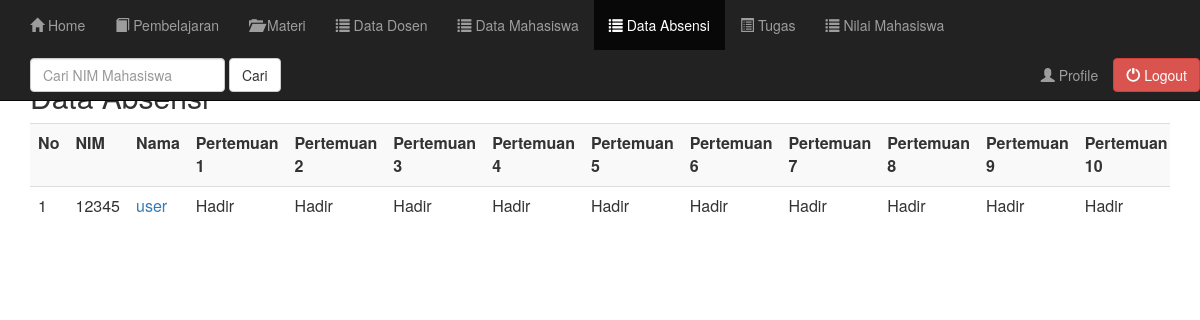
The page /dosen/absen.php (signed in) on the database as committed earlier.
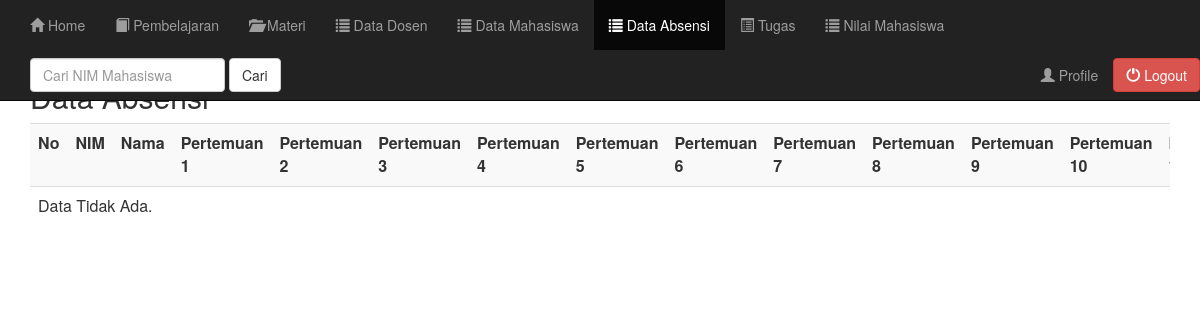
The same page on the database as committed later.
### tables this page shows
CREATE TABLE `tbl_absen` (
  `id` int(11) NOT NULL,
  `nim` varchar(20) NOT NULL,
  `pertemuan1` tinyint(4) DEFAULT 0,
  `pertemuan2` tinyint(4) DEFAULT 0,
  `pertemuan3` tinyint(4) DEFAULT 0,
  `pertemuan4` tinyint(4) DEFAULT 0,
  `pertemuan5` tinyint(4) DEFAULT 0,
  `pertemuan6` tinyint(4) DEFAULT 0,
  `pertemuan7` tinyint(4) DEFAULT 0,
  `pertemuan8` tinyint(4) DEFAULT 0,
  `pertemuan9` tinyint(4) DEFAULT 0,
  `pertemuan10` tinyint(4) DEFAULT 0,
  `pertemuan11` tinyint(4) DEFAULT 0,
  `pertemuan12` tinyint(4) DEFAULT 0,
  `pertemuan13` tinyint(4) DEFAULT 0,
  `pertemuan14` tinyint(4) DEFAULT 0,
  `pertemuan15` tinyint(4) DEFAULT 0,
  `pertemuan16` tinyint(4) DEFAULT 0,
  `created_at` timestamp NOT NULL DEFAULT current_timestamp(),
  `updated_at` timestamp NOT NULL DEFAULT current_timestamp() ON UPDATE current_timestamp()
);

CREATE TABLE `tbl_mahasiswa` (
  `nim` varchar(20) NOT NULL DEFAULT '',
  `username` varchar(20) NOT NULL,
  `password` varchar(32) NOT NULL,
  `level` varchar(30) NOT NULL,
  `nama` varchar(50) NOT NULL,
  `jenis_kelamin` varchar(20) NOT NULL,
  `tempat_lahir` varchar(30) NOT NULL,
  `tanggal_lahir` date NOT NULL,
  `alamat_asal` varchar(100) NOT NULL,
  `alamat_sekarang` varchar(100) NOT NULL,
  `no_telepon` varchar(13) NOT NULL,
  `email` varchar(30) NOT NULL,
  `agama` varchar(50) NOT NULL,
  `jurusan` varchar(255) NOT NULL,
  `fakultas` varchar(50) NOT NULL
);

### dosen/absen.php (the view, shortened to what this page needs)
<?php
$thisPage = "Data Absensi";
include("header.php");
include("../koneksi.php");
$filter = isset($_GET['filter']) ? strtolower($_GET['filter']) : NULL;
?>
<div class="container">
    <div class="content">
        <h2>Data Absensi</h2>
        <div class="table-responsive">
            <table class="table table-striped table-hover">
                <tr>
                    <th>No</th>
                    <th>NIM</th>
                    <th>Nama</th>
                    <?php
                    for ($i = 1; $i <= 16; $i++) {
                        echo "<th>Pertemuan " . $i . "</th>";
                    }
                    ?>
                </tr>
                <?php
                if ($filter) {
                    $sql = mysqli_query($koneksi, "SELECT a.nim, m.nama, a.pertemuan1, a.pertemuan2, a.pertemuan3, a.pertemuan4, a.pertemuan5, a.pertemuan6, a.pertemuan7, a.pertemuan8, a.pertemuan9, a.pertemuan10, a.pertemuan11, a.pertemuan12, a.pertemuan13, a.pertemuan14, a.pertemuan15, a.pertemuan16 FROM tbl_absen a JOIN tbl_mahasiswa m ON a.nim = m.nim");
                } else {
                    $sql = mysqli_query($koneksi, "SELECT a.nim, m.nama, a.pertemuan1, a.pertemuan2, a.pertemuan3, a.pertemuan4, a.pertemuan5, a.pertemuan6, a.pertemuan7, a.pertemuan8, a.pertemuan9, a.pertemuan10, a.pertemuan11, a.pertemuan12, a.pertemuan13, a.pertemuan14, a.pertemuan15, a.pertemuan16 FROM tbl_absen a JOIN tbl_mahasiswa m ON a.nim = m.nim ORDER BY a.nim ASC");
                }
                if (mysqli_num_rows($sql) == 0) {
                    echo '<tr><td colspan="20">Data Tidak Ada.</td></tr>';
                } else {
                    $no = 1;
                    while ($row = mysqli_fetch_assoc($sql)) {
                        echo '<tr>
                            <td>' . $no . '</td>
                            <td>' . $row['nim'] . '</td>
                            <td><a href="data_mahasiswa.php?nim=' . $row['nim'] . '">' . $row['nama'] . '</a></td>';
                            for ($i = 1; $i <= 16; $i++) {
                                $attendance = '';
                                switch ($row['pertemuan' . $i]) {
                                    case 0:
                                        $attendance = 'Hadir';
                                        break;
                                }
                                echo "<td>" . $attendance . "</td>";
                            }
                            echo '<td><a href="?delete=true&nim=' . $row['nim'] . '" onclick="return confirm(\'Apakah Anda yakin ingin menghapus data ini?\')">Hapus</a></td>
                        </tr>';
                        $no++;
                    }
                }
                ?>
            </table>
        </div>
    </div>
</div>
<?php
include("footer.php");
?>

### dosen/header.php (shortened to what this page needs)
<!DOCTYPE html>
<html lang="id">
  <head>
    <link href="../css/bootstrap.min.css" rel="stylesheet">
	<link href="../css/bootstrap-datepicker.css" rel="stylesheet">
	<link rel="stylesheet" href="../app/plugins/fontawesome-free/css/all.min.css">
    <link rel="stylesheet" href="https://cdnjs.cloudflare.com/ajax/libs/font-awesome/4.7.0/css/font-awesome.min.css">
    <link href="../style.css" rel="stylesheet">
  </head>
<body>
	<nav class="navbar navbar-inverse navbar-fixed-top">
	  <div class="container-fluid">
		<div class="collapse navbar-collapse" id="myNavbar">
			<ul class="nav navbar-nav navbar-left">
				<li<?php if ($thisPage == "Dashboard") echo " class=\"active\""; ?>><a href="index.php"><span class="glyphicon glyphicon-home"></span> Home</a></li>
				<li<?php if ($thisPage == "Pembelajaran") echo " class=\"active\""; ?>><a href="silabus.php" data-toggle="tooltip" data-placement="bottom" title="Lihat Data Pembelajaran"><span class="glyphicon glyphicon-book"></span> Pembelajaran</a></li>
				<li<?php if ($thisPage == "Materi") echo " class=\"active\""; ?>><a href="materi.php" data-toggle="tooltip" data-placement="bottom" title="Lihat Data Materi"><span class="glyphicon glyphicon-folder-open"></span> Materi</a></li>
				<li<?php if ($thisPage == "Data Dosen") echo " class=\"active\""; ?>><a href="data.php" data-toggle="tooltip" data-placement="bottom" title="Lihat Data Dosen"><span class="glyphicon glyphicon-list"></span> Data Dosen</a></li>
				<li<?php if ($thisPage == "Data Mahasiswa") echo " class=\"active\""; ?>><a href="data_mahasiswa.php" data-toggle="tooltip" data-placement="bottom" title="Lihat Data Mahasiswa"><span class="glyphicon glyphicon-list"></span> Data Mahasiswa</a></li>
				<li<?php if ($thisPage == "Data Absensi") echo " class=\"active\""; ?>><a href="absen.php" data-toggle="tooltip" data-placement="bottom" title="Lihat Data Absensi Mahasiswa"><span class="glyphicon glyphicon-list"></span> Data Absensi</a></li>
				<li<?php if ($thisPage == "Tugas") echo " class=\"active\""; ?>><a href="tugas.php" data-toggle="tooltip" data-placement="bottom" title="Lihat Data Tugas Mahasiswa"><span class="glyphicon glyphicon-list-alt"></span> Tugas</a></li>
				<li<?php if ($thisPage == "Nilai") echo " class=\"active\""; ?>><a href="nilai.php" data-toggle="tooltip" data-placement="bottom" title="Lihat Nilai Mahasiswa"><span class="glyphicon glyphicon-list"></span> Nilai Mahasiswa</a></li>
			</ul>
				<form name="cari" method="post" action="cari.php" role="search" class="navbar-form navbar-left">
					<div class="form-group">
						<input type="text" name="carinim" placeholder="Cari NIM Mahasiswa" class="form-control">
					</div>
					<button type="submit" name="submit" id="submit" value="search" class="btn btn-default" data-toggle="tooltip" data-placement="bottom" title="Cari Data Mahasiswa">Cari</button>
				</form>
	      <ul class="nav navbar-nav navbar-right">
	      	<li<?php if ($thisPage=="Profile") echo " class=\"active\""; ?>><a href="profile.php" data-toggle="tooltip" data-placement="bottom" title="Lihat Profile"><span class="glyphicon glyphicon-user"></span> Profile</a></li>
	        <a href="../logout.php" data-toggle="tooltip" data-placement="bottom" title="Logout" class="btn btn-danger navbar-btn" role="button"><span class="glyphicon glyphicon-off"></span> Logout</a>
	      </ul>
		</div>
	  </div>
	</nav>

### dosen/footer.php (shortened to what this page needs)
</body>
</html>

### style.css (style rules this page uses)
.content { margin-top: 80px; }

Rows that differ between the two databases and show on the page:
removed tbl_absen: nim "12345", nim.nama "user", pertemuan1 "Hadir", pertemuan2 "Hadir", pertemuan3 "Hadir", pertemuan4 "Hadir", pertemuan5 "Hadir", pertemuan6 "Hadir", pertemuan7 "Hadir", pertemuan8 "Hadir", pertemuan9 "Hadir", pertemuan10 "Hadir"
Other text that changed with them:
text now shown: "Data Tidak Ada."
